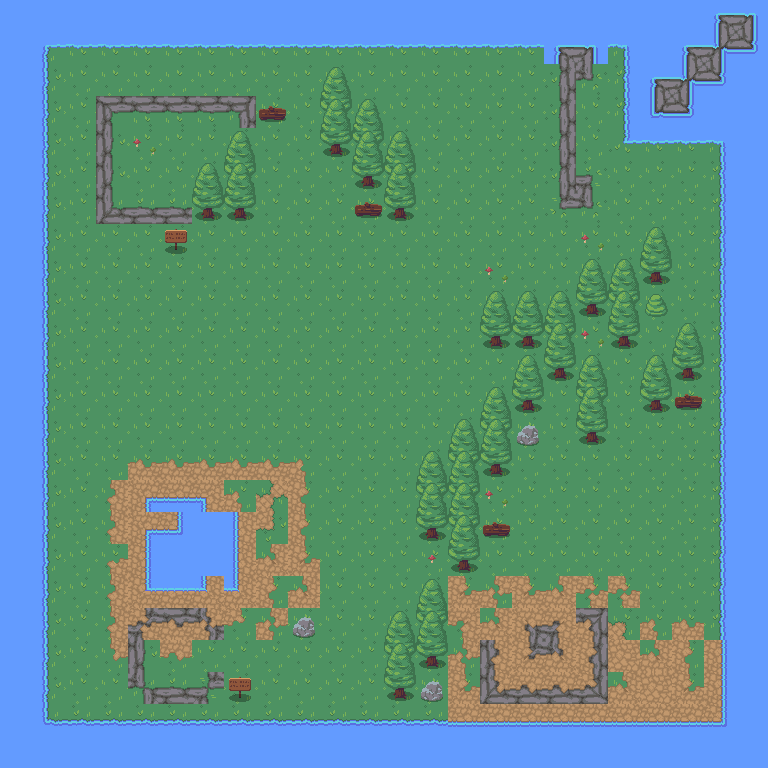

A level layout from a 2D game, rendered from its tile map. Below: a short description, then the map file with its tile-grid data intact:
An orthogonal 24x24 tile map with 32x32 px tiles, 2 tile layers (Tile Layer 1, Tile Layer 2).

<map version="1.9" tiledversion="1.9.2" orientation="orthogonal" renderorder="right-down" width="24" height="24" tilewidth="32" tileheight="32" infinite="0" nextlayerid="3" nextobjectid="1">
 <tileset firstgid="1" source="../nature_tileset/Nature RPG Tileset.tsx" />
 <layer id="1" name="Tile Layer 1" width="24" height="24">
  <data encoding="csv">
41,41,41,41,41,41,41,41,41,41,41,41,41,41,41,41,41,41,41,41,41,41,41,41,
41,41,41,41,41,41,41,41,41,41,41,41,41,41,41,41,41,41,41,41,41,41,41,41,
41,41,41,41,41,41,41,41,41,41,41,41,41,41,41,41,41,41,41,41,41,41,41,41,
41,41,41,41,41,41,41,41,41,41,41,41,41,41,41,41,41,41,41,41,41,41,41,41,
41,41,41,41,41,41,41,41,41,41,41,41,41,41,41,41,41,41,41,41,41,41,41,41,
41,41,41,41,41,41,41,41,41,41,41,41,41,41,41,41,41,41,41,41,41,41,41,41,
41,41,41,41,41,41,41,41,41,41,41,41,41,41,41,41,41,41,41,41,41,41,41,41,
41,41,41,41,41,41,41,41,41,41,41,41,41,41,41,41,41,41,41,41,41,41,41,41,
41,41,41,41,41,41,41,41,41,41,41,41,41,41,41,41,41,41,41,41,41,41,41,41,
41,41,41,41,41,41,41,41,41,41,41,41,41,41,41,41,41,41,41,41,41,41,41,41,
41,41,41,41,41,41,41,41,41,41,41,41,41,41,41,41,41,41,41,41,41,41,41,41,
41,41,41,41,41,41,41,41,41,41,41,41,41,41,41,41,41,41,41,41,41,41,41,41,
41,41,41,41,41,41,41,41,41,41,41,41,41,41,41,41,41,41,41,41,41,41,41,41,
41,41,41,41,41,41,41,41,41,41,41,41,41,41,41,41,41,41,41,41,41,41,41,41,
41,41,41,41,41,41,41,41,41,41,41,41,41,41,41,41,41,41,41,41,41,41,41,41,
41,41,41,41,41,41,41,41,41,41,41,41,41,41,41,41,41,41,41,41,41,41,41,41,
41,41,41,41,41,41,41,41,41,41,41,41,41,41,41,41,41,41,41,41,41,41,41,41,
41,41,41,41,41,41,41,41,41,41,41,41,41,41,41,41,41,41,41,41,41,41,41,41,
41,41,41,41,41,41,41,41,41,41,41,41,41,41,41,41,41,41,41,41,41,41,41,41,
41,41,41,41,41,41,41,41,41,41,41,41,41,41,41,41,41,41,41,41,41,41,41,41,
41,41,41,41,41,41,41,41,41,41,41,41,41,41,41,41,41,41,41,41,41,41,41,41,
41,41,41,41,41,41,41,41,41,41,41,41,41,41,41,41,41,41,41,41,41,41,41,41,
41,41,41,41,41,41,41,41,41,41,41,41,41,41,41,41,41,41,41,41,41,41,41,41,
41,41,41,41,41,41,41,41,41,41,41,41,41,41,41,41,41,41,41,41,41,41,41,41
</data>
 </layer>
 <layer id="2" name="Tile Layer 2" width="24" height="24">
  <data encoding="csv">
42,42,42,42,42,42,42,42,42,42,42,42,42,42,42,42,42,42,42,42,42,42,19,20,
42,66,67,67,67,67,67,67,67,67,67,67,67,67,67,67,67,19,20,68,42,19,59,40,
42,86,0,41,41,41,41,41,41,41,1,41,41,41,41,41,41,98,100,88,19,59,40,42,
42,86,0,76,77,77,77,78,5,0,2,1,0,0,0,0,0,98,97,88,39,40,42,42,
42,86,0,96,24,0,0,1,0,0,21,2,1,0,0,0,0,98,0,89,67,67,68,42,
42,86,0,96,0,0,1,2,0,0,0,21,2,0,0,0,0,98,80,0,0,0,88,42,
42,86,0,116,117,117,21,21,0,0,0,5,21,0,0,0,0,99,100,0,0,0,88,42,
42,86,0,0,0,3,0,0,0,0,0,0,0,0,0,0,0,0,24,0,1,0,88,42,
42,86,0,0,0,0,0,0,0,0,0,0,0,0,0,24,0,0,1,1,21,0,88,42,
42,86,0,0,0,0,0,0,0,0,0,0,0,0,0,1,1,1,21,2,22,0,88,42,
42,86,0,0,0,0,0,0,0,0,0,0,0,0,0,21,21,2,24,21,0,1,88,42,
42,86,0,0,0,0,0,0,0,0,0,0,0,0,0,0,1,21,1,0,1,21,88,152,
42,86,0,0,0,0,0,0,0,0,0,0,0,0,0,1,21,0,2,0,21,5,88,152,
42,86,0,0,0,0,0,0,0,0,0,0,0,0,1,2,23,0,21,0,0,0,88,152,
42,86,0,0,127,127,127,127,127,128,0,0,0,1,2,21,0,142,0,0,0,0,88,152,
42,86,0,146,74,112,75,128,104,148,0,0,0,2,2,24,0,0,0,0,0,0,88,42,
42,86,0,146,74,113,152,91,85,148,0,0,0,21,2,5,0,0,0,0,0,0,88,42,
42,86,0,126,93,152,152,91,150,149,0,0,0,4,21,0,0,0,0,0,97,0,88,42,
42,86,0,146,94,72,95,95,148,150,0,0,0,1,149,170,149,150,169,169,0,0,88,152,
42,86,0,146,179,137,180,168,170,23,0,0,1,2,130,150,139,140,138,65,128,127,88,42,
42,86,0,166,96,167,97,0,0,0,0,0,2,21,170,156,159,160,158,157,150,148,93,42,
42,86,0,0,120,117,119,3,0,0,0,0,21,23,149,176,177,177,178,150,92,149,93,42,
42,106,107,107,107,107,107,107,107,107,107,107,107,107,112,112,112,112,112,112,112,112,113,42,
42,42,42,42,42,42,42,42,42,42,42,42,42,42,42,42,42,42,42,42,42,42,42,42
</data>
 </layer>
</map>
